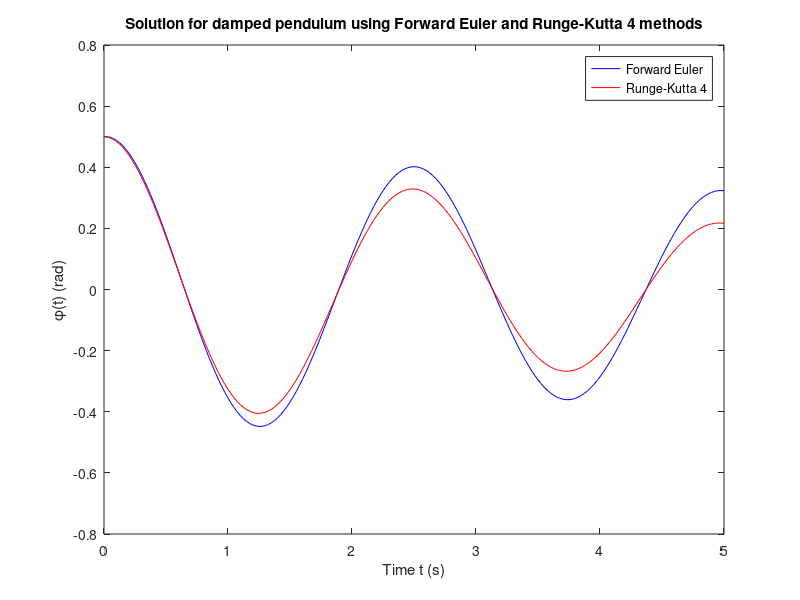

MATLAB code for this plot: (Note: this script raises an error after producing the figure.)
 % Clear the workspace and close all figures
clc; clear ; close ;

%% Lab 2.a
disp('-------------------------Part_A-------------------------');

% Parameters for the damped pendulum
m = 0.6;          % Mass (kg)
mu = 0.2;         % Damping coefficient
g = 9.81;         % Acceleration due to gravity (m/s^2)
L = 1.5;          % Length of the pendulum (m)
h = 0.025;        % Time step size
t_end = 5;        % End time (s)
phi0 = 0.5;       % Initial angle (radians)
phi_dot0 = 0;     % Initial angular velocity (rad/s)

% Define the ODE system:
% y(1) = φ (angle)
% y(2) = φ' (angular velocity)
% y(1)' = y(2)
% y(2)' = - (μ/m) * y(2) - (g/L) * sin(y(1))
f = @(y) [y(2); - (mu/m) * y(2) - (g/L) * sin(y(1))];

% Time vector
t = 0:h:t_end;
N = length(t);

% Initialize solution arrays
y_euler = zeros(2, N);  % For Forward Euler method
y_rk4 = zeros(2, N);    % For Runge-Kutta 4 method

% Set initial conditions
y_euler(:, 1) = [phi0; phi_dot0];
y_rk4(:, 1) = [phi0; phi_dot0];

% Forward Euler method
for n = 1:N-1
    y_euler(:, n+1) = y_euler(:, n) + h * f(y_euler(:, n));
end

% Runge-Kutta 4 method
for n = 1:N-1
    % Compute the Runge-Kutta 4 coefficients
    k1 = h * f(y_rk4(:, n));
    k2 = h * f(y_rk4(:, n) + 0.5 * k1);
    k3 = h * f(y_rk4(:, n) + 0.5 * k2);
    k4 = h * f(y_rk4(:, n) + k3);
    
    % Update the solution
    y_rk4(:, n+1) = y_rk4(:, n) + (k1 + 2*k2 + 2*k3 + k4)/6;
end

% Plot the solutions
figure;
plot(t, y_euler(1, :), 'b-', 'DisplayName', 'Forward Euler');
hold on;
plot(t, y_rk4(1, :), 'r-', 'DisplayName', 'Runge-Kutta 4');
xlabel('Time t (s)');
ylabel('\phi(t) (rad)');
title('Solution for damped pendulum using Forward Euler and Runge-Kutta 4 methods');
legend;
hold off;

% Display the approximations of φ(5) for both methods
fprintf('Forward Euler: φ(5) ≈ %.5f\n', y_euler(1, end));
fprintf('Runge-Kutta 4: φ(5) ≈ %.5f\n', y_rk4(1, end));


%% Lab 2.b
disp('-------------------------part_B-------------------------');

% Error tolerances
tol_euler = 0.5e-2;   % Tolerance for Forward Euler method
tol_rk4 = 0.5e-6;     % Tolerance for Runge-Kutta 4 method

% Arrays to store approximations and step sizes for error analysis
phi_euler_results = [];
h_values_euler = [];

phi_rk4_results = [];
h_values_rk4 = [];

% Initial step sizes
h_euler = 0.1;    % Starting step size for Euler method
h_rk4 = 0.05;     % Starting step size for RK4 method

% Initial error values (set to large values to enter the loops)
error_euler = inf;
error_rk4 = inf;

% Previous approximations (initialize arbitrarily)
prev_phi_euler = 0;
prev_phi_rk4 = 0;

% Calculations with Forward Euler method, refining h until error is below tolerance
disp(' ')
fprintf('Calculations with Forward Euler method:\n');
while error_euler > tol_euler
    [t_euler, y_euler] = forward_euler(f, h_euler, [phi0; phi_dot0], t_end);
    current_phi_euler = y_euler(1, end);
    error_euler = abs(current_phi_euler - prev_phi_euler);
    
    % Store results for error analysis
    phi_euler_results = [phi_euler_results, current_phi_euler];
    h_values_euler = [h_values_euler, h_euler];
    
    fprintf('h = %.5f, φ(5) ≈ %.10f, Error = %.10f\n', h_euler, current_phi_euler, error_euler);
    
    % Update for next iteration
    prev_phi_euler = current_phi_euler;
    h_euler = h_euler / 2;
end

% Calculations with Runge-Kutta 4 method, refining h until error is below tolerance
disp(' ')
fprintf('Calculations with Runge-Kutta 4 method:\n');
prev_phi_rk4 = 0;

while error_rk4 > tol_rk4
    [t_rk4, y_rk4] = runge_kutta_4(f, h_rk4, [phi0; phi_dot0], t_end);
    current_phi_rk4 = y_rk4(1, end);
    error_rk4 = abs(current_phi_rk4 - prev_phi_rk4);
    
    % Store results for error analysis
    phi_rk4_results = [phi_rk4_results, current_phi_rk4];
    h_values_rk4 = [h_values_rk4, h_rk4];
    
    fprintf('h = %.5f, φ(5) ≈ %.10f, Error = %.10f\n', h_rk4, current_phi_rk4, error_rk4);
    
    % Update for next iteration
    prev_phi_rk4 = current_phi_rk4;
    h_rk4 = h_rk4 / 2;
end

% Estimate order of accuracy for Forward Euler method
disp(' ')
fprintf('Order of accuracy for Forward Euler method:\n');
for i = 1:length(h_values_euler) - 2
    e1 = phi_euler_results(i) - phi_euler_results(i+1);
    e2 = phi_euler_results(i+1) - phi_euler_results(i+2);
    ratio = e1 / e2;
    order = log2(abs(ratio));
    fprintf('h = %.5f, Ratio = %.5f, Estimated order = %.2f\n', h_values_euler(i+2), ratio, order);
end

% Estimate order of accuracy for Runge-Kutta 4 method
disp(' ')
fprintf('Order of accuracy for Runge-Kutta 4 method:\n');
for i = 1:length(h_values_rk4) - 2
    e1 = phi_rk4_results(i) - phi_rk4_results(i+1);
    e2 = phi_rk4_results(i+1) - phi_rk4_results(i+2);
    ratio = e1 / e2;
    order = log2(abs(ratio));
    fprintf('h = %.5f, Ratio = %.5f, Estimated order = %.2f\n', h_values_rk4(i+1), ratio, order);
end

% Display the final approximations
disp(' ')
fprintf('Results:\n');
fprintf('Forward Euler approximation for φ(5) with two correct decimals: φ(5) ≈ %.10f\n', current_phi_euler);
fprintf('Runge-Kutta 4 approximation for φ(5) with six correct decimals: φ(5) ≈ %.10f\n', current_phi_rk4);

% --- Function Definitions ---

% Function for the Forward Euler method
function [t, y] = forward_euler(f, h, y0, t_end)
    % Forward Euler method to solve y' = f(y)
    %
    % Inputs:
    %   f     - Function handle representing the ODE system
    %   h     - Step size
    %   y0    - Initial condition vector
    %   t_end - End time
    %
    % Outputs:
    %   t - Time vector
    %   y - Solution matrix, each column corresponds to time step

    t = 0:h:t_end;
    N = length(t);
    y = zeros(length(y0), N);
    y(:, 1) = y0;
    for n = 1:N-1
        y(:, n+1) = y(:, n) + h * f(y(:, n));
    end
end

% Function for the Runge-Kutta 4 method
function [t, y] = runge_kutta_4(f, h, y0, t_end)
    % Runge-Kutta 4 method to solve y' = f(y)
    %
    % Inputs:
    %   f     - Function handle representing the ODE system
    %   h     - Step size
    %   y0    - Initial condition vector
    %   t_end - End time
    %
    % Outputs:
    %   t - Time vector
    %   y - Solution matrix, each column corresponds to time step

    t = 0:h:t_end;
    N = length(t);
    y = zeros(length(y0), N);
    y(:, 1) = y0;
    for n = 1:N-1
        % Compute the Runge-Kutta 4 coefficients
        k1 = h * f(y(:, n));
        k2 = h * f(y(:, n) + 0.5 * k1);
        k3 = h * f(y(:, n) + 0.5 * k2);
        k4 = h * f(y(:, n) + k3);
        
        % Update the solution
        y(:, n+1) = y(:, n) + (k1 + 2*k2 + 2*k3 + k4)/6;
    end
end
